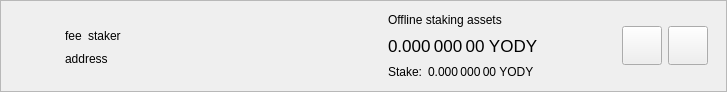
<?xml version="1.0" encoding="UTF-8"?>
<ui version="4.0">
 <class>DelegationItemWidget</class>
 <widget class="QWidget" name="DelegationItemWidget">
  <property name="geometry">
   <rect>
    <x>0</x>
    <y>0</y>
    <width>727</width>
    <height>92</height>
   </rect>
  </property>
  <property name="sizePolicy">
   <sizepolicy hsizetype="Preferred" vsizetype="Maximum">
    <horstretch>0</horstretch>
    <verstretch>0</verstretch>
   </sizepolicy>
  </property>
  <property name="windowTitle">
   <string>Form</string>
  </property>
  <layout class="QVBoxLayout" name="verticalLayout_2">
   <property name="spacing">
    <number>0</number>
   </property>
   <property name="leftMargin">
    <number>0</number>
   </property>
   <property name="topMargin">
    <number>0</number>
   </property>
   <property name="rightMargin">
    <number>0</number>
   </property>
   <property name="bottomMargin">
    <number>0</number>
   </property>
   <item>
    <widget class="QFrame" name="delegationItemFrame">
     <property name="frameShape">
      <enum>QFrame::StyledPanel</enum>
     </property>
     <property name="frameShadow">
      <enum>QFrame::Raised</enum>
     </property>
     <layout class="QHBoxLayout" name="horizontalLayout">
      <property name="topMargin">
       <number>0</number>
      </property>
      <property name="bottomMargin">
       <number>0</number>
      </property>
      <item>
       <widget class="QLabel" name="delegationLogo">
        <property name="sizePolicy">
         <sizepolicy hsizetype="Fixed" vsizetype="Fixed">
          <horstretch>0</horstretch>
          <verstretch>0</verstretch>
         </sizepolicy>
        </property>
        <property name="minimumSize">
         <size>
          <width>40</width>
          <height>40</height>
         </size>
        </property>
        <property name="alignment">
         <set>Qt::AlignCenter</set>
        </property>
       </widget>
      </item>
      <item>
       <widget class="QStackedWidget" name="stackedWidget">
        <property name="currentIndex">
         <number>0</number>
        </property>
        <widget class="QWidget" name="page">
         <layout class="QHBoxLayout" name="horizontalLayout_4">
          <item>
           <layout class="QHBoxLayout" name="horizontalLayout_3">
            <item>
             <layout class="QVBoxLayout" name="verticalLayout">
              <property name="rightMargin">
               <number>15</number>
              </property>
              <item>
               <spacer name="verticalSpacer_2">
                <property name="orientation">
                 <enum>Qt::Vertical</enum>
                </property>
                <property name="sizeHint" stdset="0">
                 <size>
                  <width>20</width>
                  <height>0</height>
                 </size>
                </property>
               </spacer>
              </item>
              <item alignment="Qt::AlignLeft">
               <widget class="QWidget" name="widgetDelegation" native="true">
                <property name="minimumSize">
                 <size>
                  <width>280</width>
                  <height>0</height>
                 </size>
                </property>
                <layout class="QHBoxLayout" name="horizontalLayout_2" stretch="0,0,1">
                 <property name="leftMargin">
                  <number>0</number>
                 </property>
                 <property name="topMargin">
                  <number>0</number>
                 </property>
                 <property name="rightMargin">
                  <number>0</number>
                 </property>
                 <property name="bottomMargin">
                  <number>0</number>
                 </property>
                 <item alignment="Qt::AlignLeft">
                  <widget class="QLabel" name="labelFee">
                   <property name="text">
                    <string>fee</string>
                   </property>
                   <property name="textInteractionFlags">
                    <set>Qt::LinksAccessibleByMouse|Qt::TextSelectableByMouse</set>
                   </property>
                  </widget>
                 </item>
                 <item alignment="Qt::AlignLeft">
                  <widget class="QLabel" name="labelStaker">
                   <property name="text">
                    <string>staker</string>
                   </property>
                   <property name="textInteractionFlags">
                    <set>Qt::LinksAccessibleByMouse|Qt::TextSelectableByMouse</set>
                   </property>
                  </widget>
                 </item>
                 <item>
                  <spacer name="horizontalSpacer">
                   <property name="orientation">
                    <enum>Qt::Horizontal</enum>
                   </property>
                   <property name="sizeType">
                    <enum>QSizePolicy::Minimum</enum>
                   </property>
                   <property name="sizeHint" stdset="0">
                    <size>
                     <width>0</width>
                     <height>20</height>
                    </size>
                   </property>
                  </spacer>
                 </item>
                </layout>
               </widget>
              </item>
              <item alignment="Qt::AlignLeft">
               <widget class="QLabel" name="labelAddress">
                <property name="text">
                 <string>address</string>
                </property>
                <property name="textInteractionFlags">
                 <set>Qt::LinksAccessibleByMouse|Qt::TextSelectableByMouse</set>
                </property>
               </widget>
              </item>
              <item>
               <spacer name="verticalSpacer">
                <property name="orientation">
                 <enum>Qt::Vertical</enum>
                </property>
                <property name="sizeHint" stdset="0">
                 <size>
                  <width>20</width>
                  <height>0</height>
                 </size>
                </property>
               </spacer>
              </item>
             </layout>
            </item>
            <item>
             <widget class="QWidget" name="vLineAssets" native="true">
              <property name="minimumSize">
               <size>
                <width>1</width>
                <height>0</height>
               </size>
              </property>
             </widget>
            </item>
            <item>
             <widget class="QWidget" name="widgetStakingAssets" native="true">
              <property name="sizePolicy">
               <sizepolicy hsizetype="Minimum" vsizetype="Preferred">
                <horstretch>0</horstretch>
                <verstretch>0</verstretch>
               </sizepolicy>
              </property>
              <layout class="QVBoxLayout" name="verticalLayout_3">
               <property name="leftMargin">
                <number>15</number>
               </property>
               <property name="topMargin">
                <number>0</number>
               </property>
               <property name="rightMargin">
                <number>15</number>
               </property>
               <property name="bottomMargin">
                <number>0</number>
               </property>
               <item>
                <widget class="QLabel" name="labelAssetsText">
                 <property name="text">
                  <string>Offline staking assets</string>
                 </property>
                 <property name="alignment">
                  <set>Qt::AlignLeading|Qt::AlignLeft|Qt::AlignVCenter</set>
                 </property>
                </widget>
               </item>
               <item>
                <widget class="QLabel" name="labelAssets">
                 <property name="font">
                  <font>
                   <pointsize>13</pointsize>
                  </font>
                 </property>
                 <property name="cursor">
                  <cursorShape>IBeamCursor</cursorShape>
                 </property>
                 <property name="toolTip">
                  <string>Your current spendable balance</string>
                 </property>
                 <property name="text">
                  <string notr="true">0.000 000 00 YODY</string>
                 </property>
                 <property name="alignment">
                  <set>Qt::AlignLeading|Qt::AlignLeft|Qt::AlignVCenter</set>
                 </property>
                 <property name="textInteractionFlags">
                  <set>Qt::LinksAccessibleByMouse|Qt::TextSelectableByMouse</set>
                 </property>
                </widget>
               </item>
               <item>
                <layout class="QHBoxLayout" name="horizontalLayout_6">
                 <property name="spacing">
                  <number>6</number>
                 </property>
                 <item>
                  <widget class="QLabel" name="labelStakeText">
                   <property name="sizePolicy">
                    <sizepolicy hsizetype="Maximum" vsizetype="Preferred">
                     <horstretch>0</horstretch>
                     <verstretch>0</verstretch>
                    </sizepolicy>
                   </property>
                   <property name="text">
                    <string>Stake:</string>
                   </property>
                   <property name="alignment">
                    <set>Qt::AlignLeading|Qt::AlignLeft|Qt::AlignVCenter</set>
                   </property>
                  </widget>
                 </item>
                 <item>
                  <widget class="QLabel" name="labelStake">
                   <property name="text">
                    <string>0.000 000 00 YODY</string>
                   </property>
                   <property name="alignment">
                    <set>Qt::AlignLeading|Qt::AlignLeft|Qt::AlignVCenter</set>
                   </property>
                   <property name="textInteractionFlags">
                    <set>Qt::LinksAccessibleByMouse|Qt::TextSelectableByMouse</set>
                   </property>
                  </widget>
                 </item>
                 <item>
                  <spacer name="horizontalSpacer_4">
                   <property name="orientation">
                    <enum>Qt::Horizontal</enum>
                   </property>
                   <property name="sizeType">
                    <enum>QSizePolicy::Minimum</enum>
                   </property>
                   <property name="sizeHint" stdset="0">
                    <size>
                     <width>0</width>
                     <height>0</height>
                    </size>
                   </property>
                  </spacer>
                 </item>
                </layout>
               </item>
              </layout>
             </widget>
            </item>
            <item>
             <spacer name="horizontalSpacer_2">
              <property name="orientation">
               <enum>Qt::Horizontal</enum>
              </property>
              <property name="sizeHint" stdset="0">
               <size>
                <width>193</width>
                <height>20</height>
               </size>
              </property>
             </spacer>
            </item>
            <item>
             <widget class="QToolButton" name="buttonSplit">
              <property name="text">
               <string/>
              </property>
              <property name="iconSize">
               <size>
                <width>32</width>
                <height>32</height>
               </size>
              </property>
             </widget>
            </item>
            <item>
             <widget class="QToolButton" name="buttonRemove">
              <property name="text">
               <string/>
              </property>
              <property name="iconSize">
               <size>
                <width>32</width>
                <height>32</height>
               </size>
              </property>
             </widget>
            </item>
           </layout>
          </item>
         </layout>
        </widget>
        <widget class="QWidget" name="page_2">
         <layout class="QHBoxLayout" name="horizontalLayout_5">
          <item>
           <widget class="QLabel" name="labelNewDelegation">
            <property name="text">
             <string>Add new delegations</string>
            </property>
           </widget>
          </item>
          <item>
           <spacer name="horizontalSpacer_3">
            <property name="orientation">
             <enum>Qt::Horizontal</enum>
            </property>
            <property name="sizeHint" stdset="0">
             <size>
              <width>408</width>
              <height>20</height>
             </size>
            </property>
           </spacer>
          </item>
          <item>
           <widget class="QToolButton" name="buttonRestore">
            <property name="text">
             <string/>
            </property>
            <property name="iconSize">
             <size>
              <width>32</width>
              <height>32</height>
             </size>
            </property>
           </widget>
          </item>
          <item>
           <widget class="QToolButton" name="buttonAdd">
            <property name="text">
             <string/>
            </property>
            <property name="iconSize">
             <size>
              <width>32</width>
              <height>32</height>
             </size>
            </property>
           </widget>
          </item>
         </layout>
        </widget>
       </widget>
      </item>
     </layout>
    </widget>
   </item>
  </layout>
 </widget>
 <resources/>
 <connections/>
</ui>
